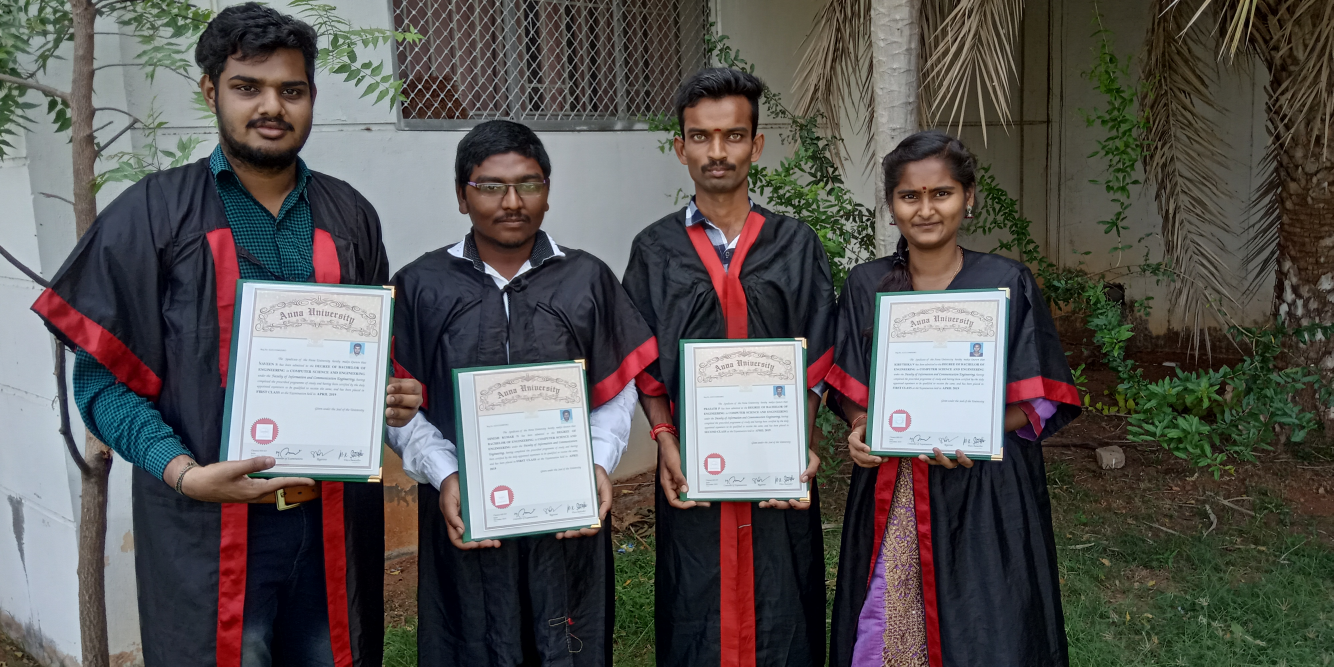
#> input picture Resources/group.jpg, 4000 x 2000 px, found by its file name (shown at 1/3 size)
$ python 'color detection.py'
#> lines starting #> are read from the running program, lines starting #| are printed output that depends on the picture; after the words box and inside, x2 and y2 are one past the last pixel; in counts of white or black regions, pixels touching at a corner belong together
import cv2
import numpy as np


def empty(value):
    pass


def stackImages(scale,imgArray):
    rows = len(imgArray)
    cols = len(imgArray[0])
    rowsAvailable = isinstance(imgArray[0], list)
    width = imgArray[0][0].shape[1]
    height = imgArray[0][0].shape[0]
    if rowsAvailable:
        for x in range ( 0, rows):
            for y in range(0, cols):
                if imgArray[x][y].shape[:2] == imgArray[0][0].shape [:2]:
                    imgArray[x][y] = cv2.resize(imgArray[x][y], (0, 0), None, scale, scale)
                else:
                    imgArray[x][y] = cv2.resize(imgArray[x][y], (imgArray[0][0].shape[1], imgArray[0][0].shape[0]), None, scale, scale)
                if len(imgArray[x][y].shape) == 2: imgArray[x][y]= cv2.cvtColor( imgArray[x][y], cv2.COLOR_GRAY2BGR)
        imageBlank = np.zeros((height, width, 3), np.uint8)
        hor = [imageBlank]*rows
        hor_con = [imageBlank]*rows
        for x in range(0, rows):
            hor[x] = np.hstack(imgArray[x])
        ver = np.vstack(hor)
    else:
        for x in range(0, rows):
            if imgArray[x].shape[:2] == imgArray[0].shape[:2]:
                imgArray[x] = cv2.resize(imgArray[x], (0, 0), None, scale, scale)
            else:
                imgArray[x] = cv2.resize(imgArray[x], (imgArray[0].shape[1], imgArray[0].shape[0]), None,scale, scale)
            if len(imgArray[x].shape) == 2: imgArray[x] = cv2.cvtColor(imgArray[x], cv2.COLOR_GRAY2BGR)
        hor= np.hstack(imgArray)
        ver = hor
    return ver


img = cv2.imread('Resources/group.jpg')
#> img is the input picture: shape (2000, 4000, 3); mean B, G, R 83.2, 85.3, 88.3

cv2.namedWindow("Trackbars")
cv2.resizeWindow("Trackbars", 640, 240)
cv2.createTrackbar("Hue Min", "Trackbars", 0, 179, empty)
#> slider 'Hue Min' is set to 35
cv2.createTrackbar("Hue Max", "Trackbars", 179, 179, empty)
cv2.createTrackbar("Saturation Min", "Trackbars", 0, 255, empty)
#> slider 'Saturation Min' is set to 51
cv2.createTrackbar("Saturation Max", "Trackbars", 255, 255, empty)
cv2.createTrackbar("Value Min", "Trackbars", 0, 255, empty)
#> slider 'Value Min' is set to 51
cv2.createTrackbar("Value Max", "Trackbars", 255, 255, empty)

if img is not None:

    while True:

        imgHSV = cv2.cvtColor(img, cv2.COLOR_BGR2HSV)
#> imgHSV: shape (2000, 4000, 3); mean H, S, V 72.3, 89.2, 98.9

        imgShow = cv2.resize(img, (960, 540))
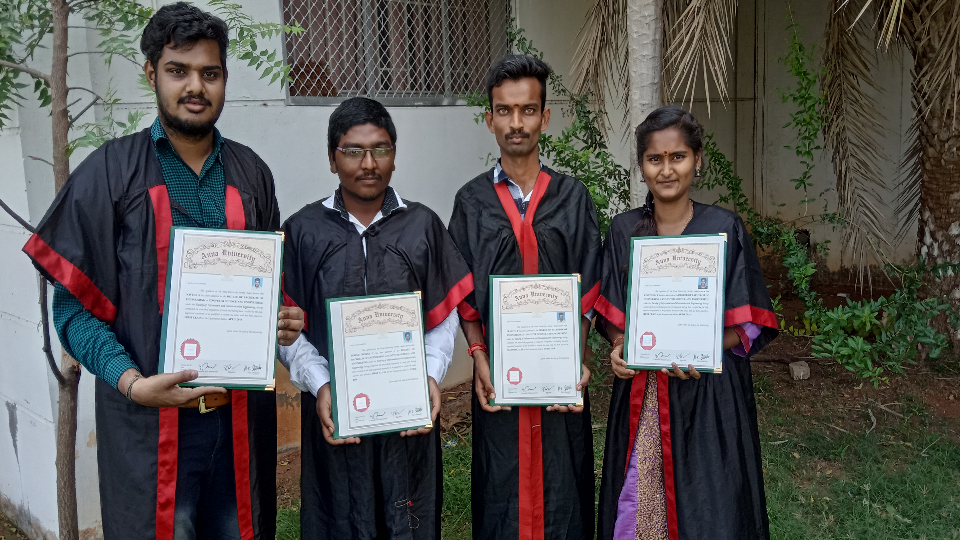
#> imgShow: shape (540, 960, 3); mean B, G, R 83.1, 85.2, 88.1
        imgHSVShow = cv2.resize(imgHSV, (960, 540))
#> imgHSVShow: shape (540, 960, 3); mean H, S, V 72.3, 89.2, 98.8

        h_min = cv2.getTrackbarPos("Hue Min", "Trackbars")
        h_max = cv2.getTrackbarPos("Hue Max", "Trackbars")
        s_min = cv2.getTrackbarPos("Saturation Min", "Trackbars")
        s_max = cv2.getTrackbarPos("Saturation Max", "Trackbars")
        v_min = cv2.getTrackbarPos("Value Min", "Trackbars")
        v_max = cv2.getTrackbarPos("Value Max", "Trackbars")
        # print(h_min, h_max, s_min, s_max, v_min, v_max)

        lower = np.array([h_min, s_min, v_min])
        upper = np.array([h_max, s_max, v_max])

        mask = cv2.inRange(imgHSV, lower, upper)
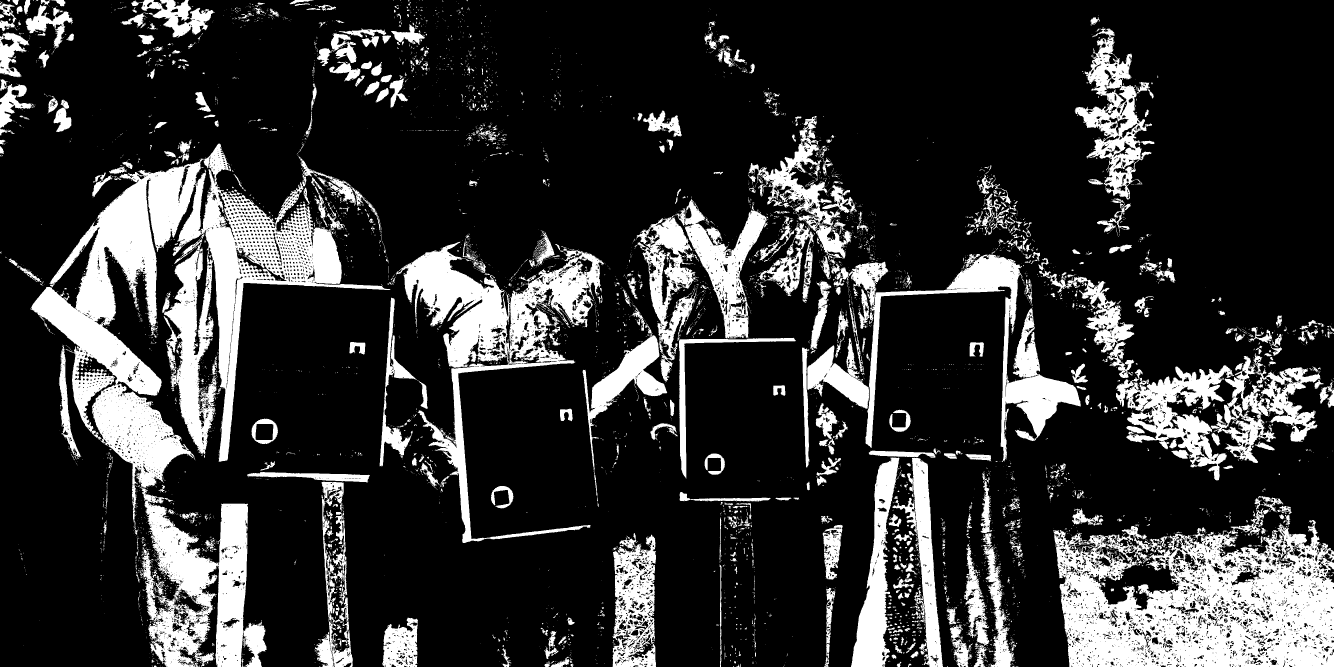
#> mask: shape (2000, 4000) (shown at 1/3 size); 20% white; 6932 white regions (5976 under 20 px), largest, box (x1, y1, x2, y2) and area: (90, 431, 1171, 1565) 345299, (3161, 1560, 4000, 2000) 244394, (1188, 725, 1812, 1629) 123022

        maskShow = cv2.resize(mask, (960, 540))
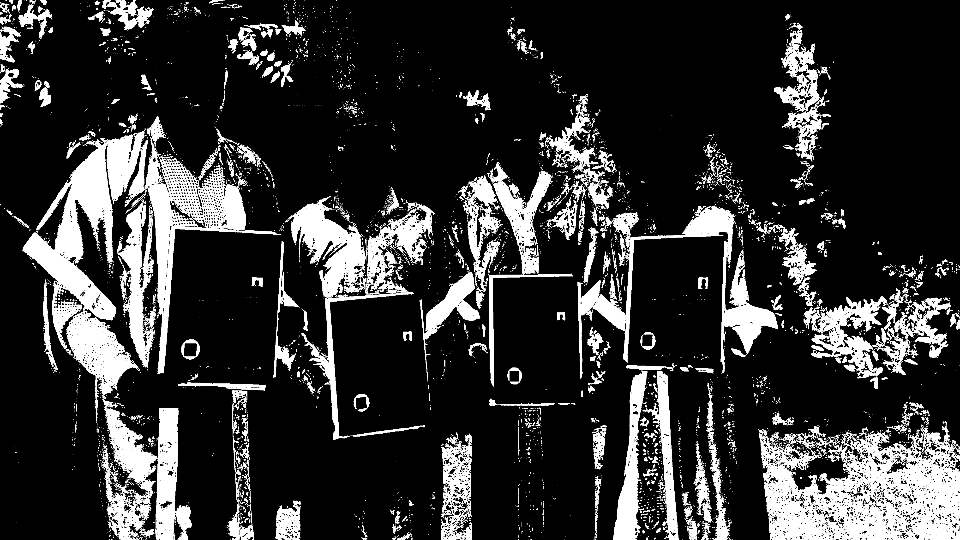
#> maskShow: shape (540, 960); min 0, max 255, mean 51.1

        imageResult = cv2.bitwise_and(imgShow, imgShow, mask=maskShow)
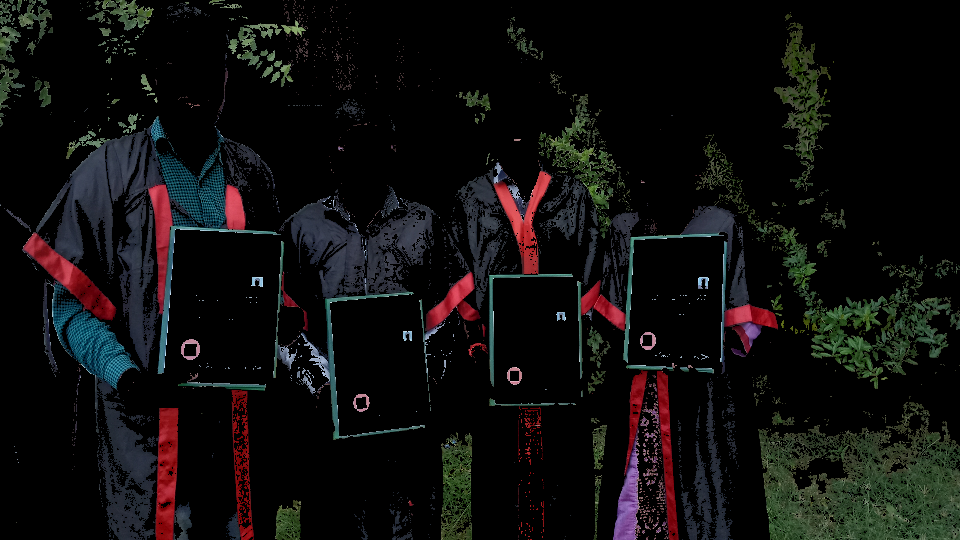
#> imageResult: shape (540, 960, 3); mean B, G, R 13.8, 14.4, 15.4

        imgStack = stackImages(0.6, ([imgShow, imgHSVShow], [maskShow, imageResult]))
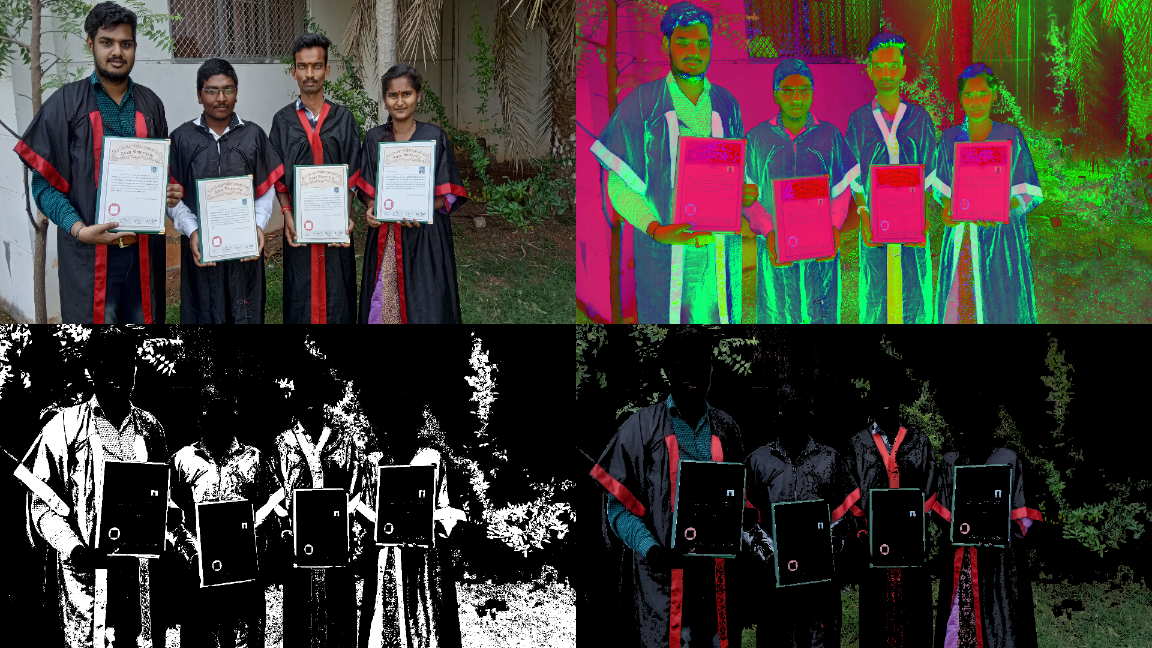
#> imgStack: shape (648, 1152, 3); mean B, G, R 55, 59.9, 63.3
        # [4 lines of commented-out code are left out]
        cv2.imshow("Stack Image", imgStack)

        if cv2.waitKey(1) & 0xFF == ord('q'):
#> (key q is pressed here)
            break

else:
    print("Image is not available")
